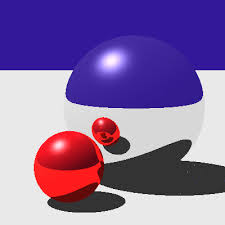
%> input picture object_property_detection_and_localization/ball1.jpg, 225 x 225 px
$ octave object_property_detection_and_localization.m   (GNU Octave 9; MATLAB toolbox functions it lacks are replaced by stand-ins)
%> lines starting %> are read from the running program, lines starting %| are printed output that depends on the picture; in (x1, y1, x2, y2) boxes, pixels count from 0 and x2, y2 are one past the last pixel; in counts of white or black regions, pixels touching at a corner belong together; the program's own positions count from 1
clear all; close all; clc;

% Read an input image
A = imread('ball1.jpg');
%> A is the input picture: size 225x225x3 uint8; mean R, G, B 136.3, 109.8, 160.7

% We have to subtract the red component from the grayscale image to
% extract the red components in the image.
B_diff = imsubtract(A(:,:,1), rgb2gray(A));
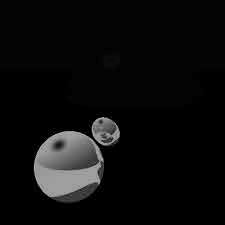
%> B_diff: size 225x225 uint8; min 0, max 178, mean 12.7

% Use a median filter to filter out noise
B_diff = medfilt2(B_diff, [3 3]);

% Convert the resulting grayscale image into a binary image.
B_diff = im2bw(B_diff, 0.18);
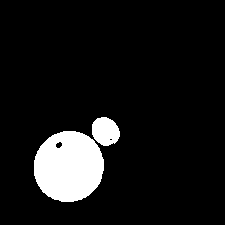
%> B_diff: size 225x225 logical; 9% white; 2 white regions

% Remove all those pixels less than 300px
B_diff = bwareaopen(B_diff, 300);

% Label all the connected components in the image.
bw = bwlabel(B_diff, 8);
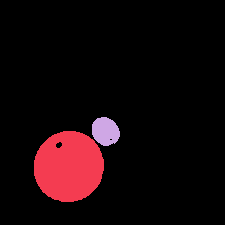
%> bw: size 225x225 double; 3 distinct labels, from 0 to 2; one colour per label, 0 black

% Here we do the image blob analysis.
% We get a set of properties for each labeled region.
stats = regionprops(bw, 'BoundingBox', 'Centroid');
%> stats = 2 regions; box (x1, y1, x2, y2) and Centroid: (34, 131, 104, 202) [69.4 167.2], (92, 117, 120, 146) [106 131.9]

% Display the image
figure, imshow(A), title('Original image with red balls coordinates');

hold on
%This is a loop to bound the red objects in a rectangular box.
for object = 1:length(stats)
    bb = stats(object).BoundingBox;
    bc = stats(object).Centroid;
    rectangle('Position',bb,'EdgeColor','r','LineWidth',2)
    plot(bc(1),bc(2), '-m+')
    a = text(bc(1)+15,bc(2), strcat('X: ', num2str(round(bc(1))), '    Y: ', num2str(round(bc(2)))));
    set(a, 'FontName', 'Arial', 'FontWeight', 'bold', 'FontSize', 12, 'Color', 'green');
end
%> this loop made 2 passes
%> (bb, bc) on passes 1 to 2: ([34.5 131.5 70 71], [69.38 167.2]), ([92.5 117.5 28 29], [106 131.9])
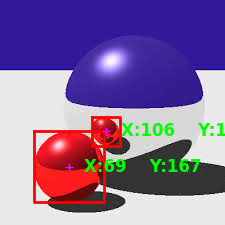
%> figure redrawn from the program's plot data; its title reads 'Original image with red balls coordinates'
hold off
